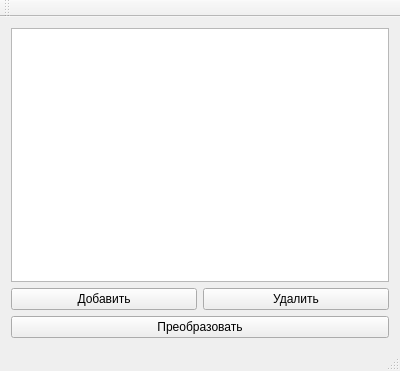
<?xml version="1.0" encoding="UTF-8"?>
<ui version="4.0">
 <class>MainWindow</class>
 <widget class="QMainWindow" name="MainWindow">
  <property name="geometry">
   <rect>
    <x>0</x>
    <y>0</y>
    <width>400</width>
    <height>371</height>
   </rect>
  </property>
  <property name="windowTitle">
   <string>MainWindow</string>
  </property>
  <widget class="QWidget" name="centralWidget">
   <layout class="QVBoxLayout" name="verticalLayout">
    <item>
     <widget class="QListWidget" name="listWidget"/>
    </item>
    <item>
     <layout class="QHBoxLayout" name="horizontalLayout_2">
      <item>
       <widget class="QPushButton" name="pushButton">
        <property name="text">
         <string>Добавить</string>
        </property>
       </widget>
      </item>
      <item>
       <widget class="QPushButton" name="pushButton_2">
        <property name="text">
         <string>Удалить</string>
        </property>
       </widget>
      </item>
     </layout>
    </item>
    <item>
     <widget class="QPushButton" name="pushButton_3">
      <property name="text">
       <string>Преобразовать</string>
      </property>
     </widget>
    </item>
   </layout>
  </widget>
  <widget class="QMenuBar" name="menuBar">
   <property name="geometry">
    <rect>
     <x>0</x>
     <y>0</y>
     <width>400</width>
     <height>20</height>
    </rect>
   </property>
  </widget>
  <widget class="QToolBar" name="mainToolBar">
   <attribute name="toolBarArea">
    <enum>TopToolBarArea</enum>
   </attribute>
   <attribute name="toolBarBreak">
    <bool>false</bool>
   </attribute>
  </widget>
  <widget class="QStatusBar" name="statusBar"/>
 </widget>
 <layoutdefault spacing="6" margin="11"/>
 <resources/>
 <connections/>
</ui>
